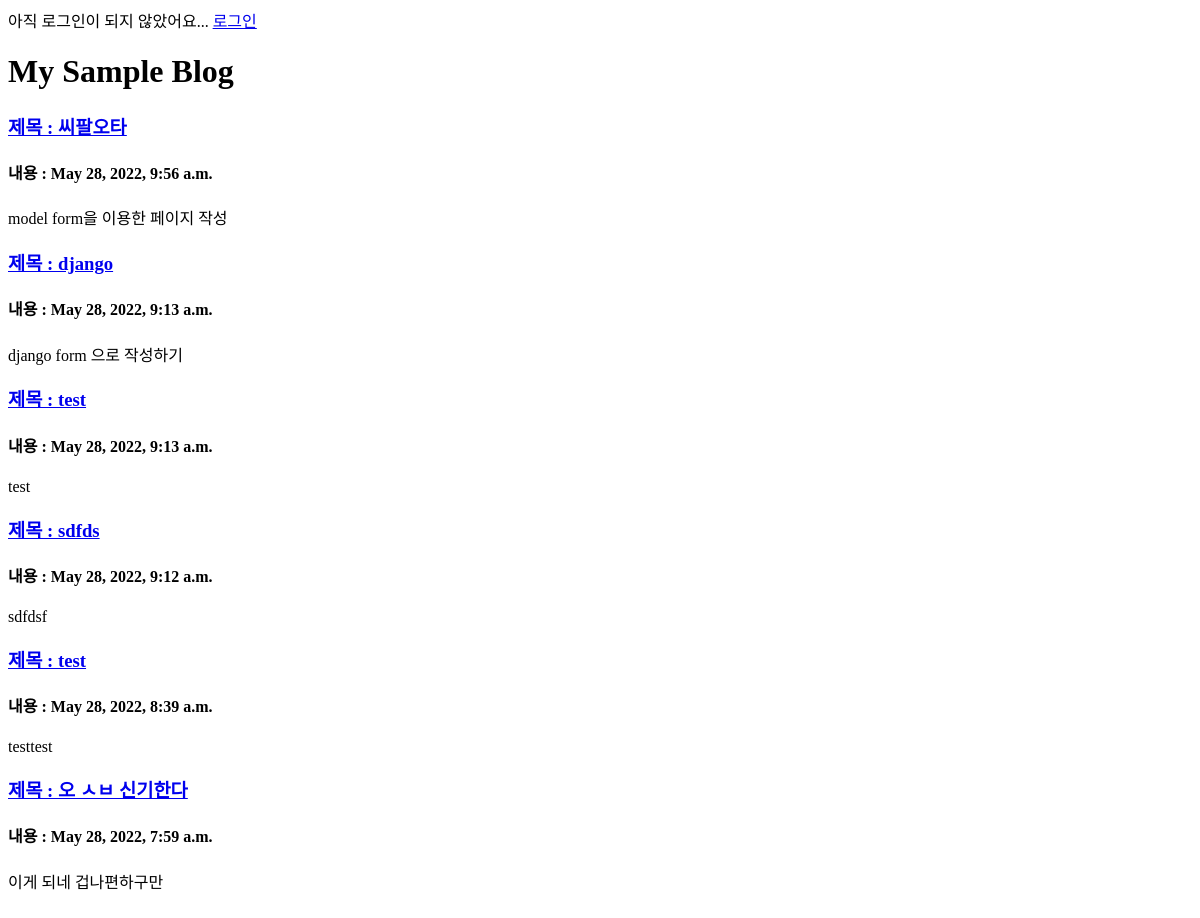
/, run on an earlier commit of the app's database.
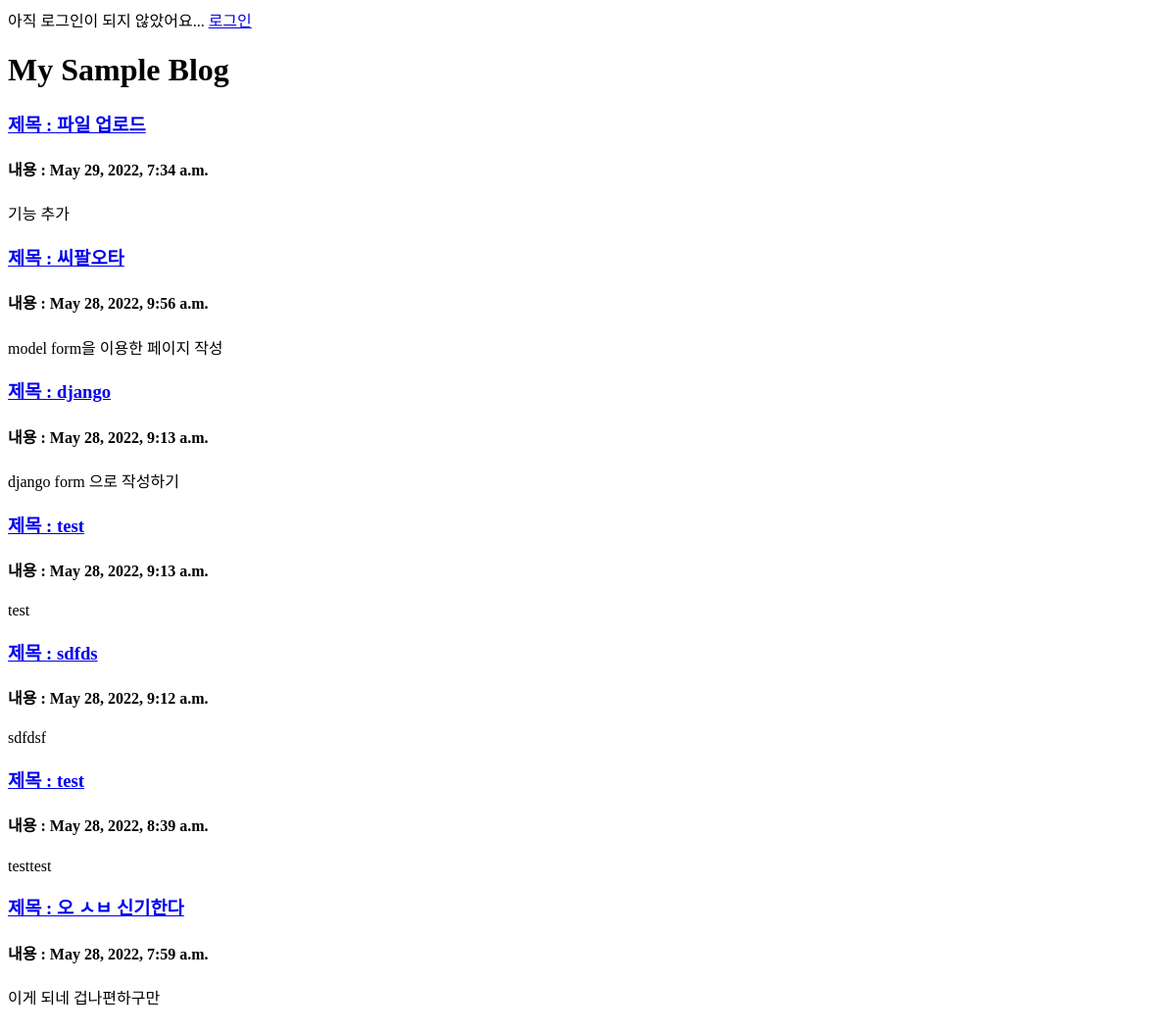
And on a later commit of the database.
### blog_app/models.py (models this page shows, shortened)
class Blog(models.Model):
    title = models.CharField(max_length=50)
    body = models.TextField()
    photo = models.ImageField(blank=True, null=True, upload_to='blog_photo')  # 업로드 여부 선택, 업로드시 경로 media/blog_photo에 추가됨
    date = models.DateTimeField(auto_now_add=True)

### blog_app/views.py (the view)
# urls.py: path('', views.home, name="home"),
def home(req):
    posts = Blog.objects.filter().order_by('-date') # 날짜를 기준으로 정렬된 데이터 가져옴 (-는 오름차순)
    return render(req, 'index.html', {'posts': posts})

### blog_app/templates/index.html (shortened to what this page needs)
<!doctype html>
<html lang="en">
<head>
</head>
<body>
    {% if user.is_authenticated%}
    안녕하세요 {{user.username}}님!
        <a href="{% url 'logout' %}">로그아웃</a>
    <br/>
    {% else %}
    아직 로그인이 되지 않았어요...
        <a href="{% url 'login' %}">로그인</a>
    <br/>
    {% endif %}
    <h1>My Sample Blog</h1>
    {% for post in posts%}
        <a href="{% url 'detail' post.id %}">
            <h3>제목 : {{post.title}}</h3>
        </a>
        <h4>내용 : {{post.date}}</h4>
    {{post.body}}
    {% endfor%}
    <br/><br/>
</body>
</html>

What changed in the data, as far as the page shows it:
added Blog: title "파일 업로드", date "May 29, 2022, 7:34 a.m.", body "기능 추가"
